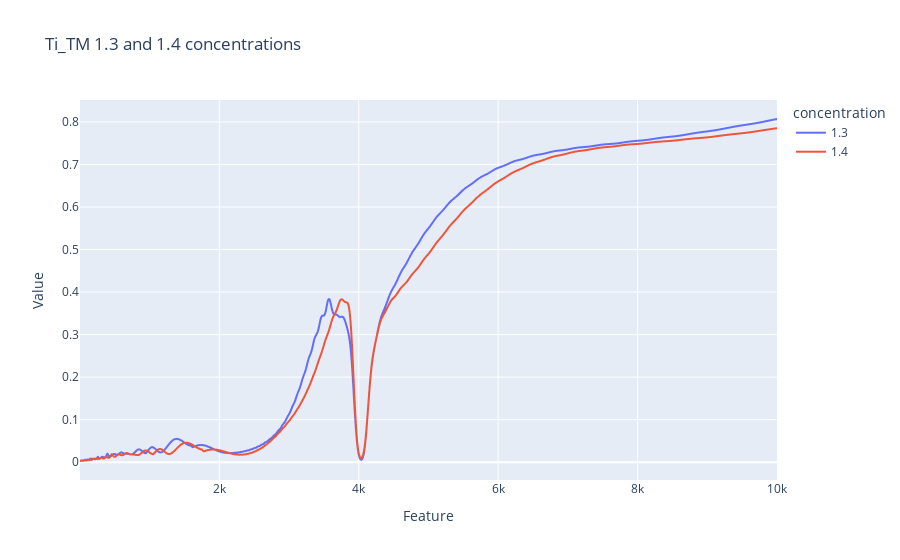

The cell this chart's notebook holds for it:
### Code cell
# compare to the Ti_TM 1.3 and 1.4 concentrations
Ti_TE_1_3 = all_data["Ti_TM"].iloc[0, :-1].values
Ti_TE_1_3_df = pd.DataFrame({"value": Ti_TE_1_3,"feature": list(range(1, len(Ti_TE_1_3) + 1)),"concentration": [1.3]*len(Ti_TE_1_3)})
Ti_TE_1_4 = all_data["Ti_TM"].iloc[-1, :-1].values
Ti_TE_1_4_df = pd.DataFrame({"value": Ti_TE_1_4,"feature": list(range(1, len(Ti_TE_1_4) + 1)),"concentration": [1.4]*len(Ti_TE_1_4)})
combined_df = pd.concat([Ti_TE_1_3_df, Ti_TE_1_4_df], axis=0)
# build a line plot for the 2 concentrations in plotly
my_plot = px.line(combined_df, x="feature", y="value", color="concentration", title="Ti_TM 1.3 and 1.4 concentrations", labels={"feature": "Feature", "value": "Value"})
my_plot.show()

### Figure 1 — Plotly figure (JSON) as saved in the notebook; plotly's stock layout.template omitted (floating-point values rounded to 4 significant figures; data arrays with more than 128 entries replaced by an {"elided": "..."} marker saying what was removed)
{"data": [{"hovertemplate": "concentration=1.3<br>Feature=%{x}<br>Value=%{y}<extra></extra>", "legendgroup": "1.3", "line": {"color": "#636efa", "dash": "solid"}, "marker": {"symbol": "circle"}, "mode": "lines", "name": "1.3", "showlegend": true, "type": "scattergl", "x": {"elided": "10000 int values"}, "xaxis": "x", "y": {"elided": "10000 float values"}, "yaxis": "y"}, {"hovertemplate": "concentration=1.4<br>Feature=%{x}<br>Value=%{y}<extra></extra>", "legendgroup": "1.4", "line": {"color": "#EF553B", "dash": "solid"}, "marker": {"symbol": "circle"}, "mode": "lines", "name": "1.4", "showlegend": true, "type": "scattergl", "x": {"elided": "10000 int values"}, "xaxis": "x", "y": {"elided": "10000 float values"}, "yaxis": "y"}], "layout": {"legend": {"title": {"text": "concentration"}, "tracegroupgap": 0}, "title": {"text": "Ti_TM 1.3 and 1.4 concentrations"}, "xaxis": {"anchor": "y", "domain": [0, 1], "title": {"text": "Feature"}}, "yaxis": {"anchor": "x", "domain": [0, 1], "title": {"text": "Value"}}}}
